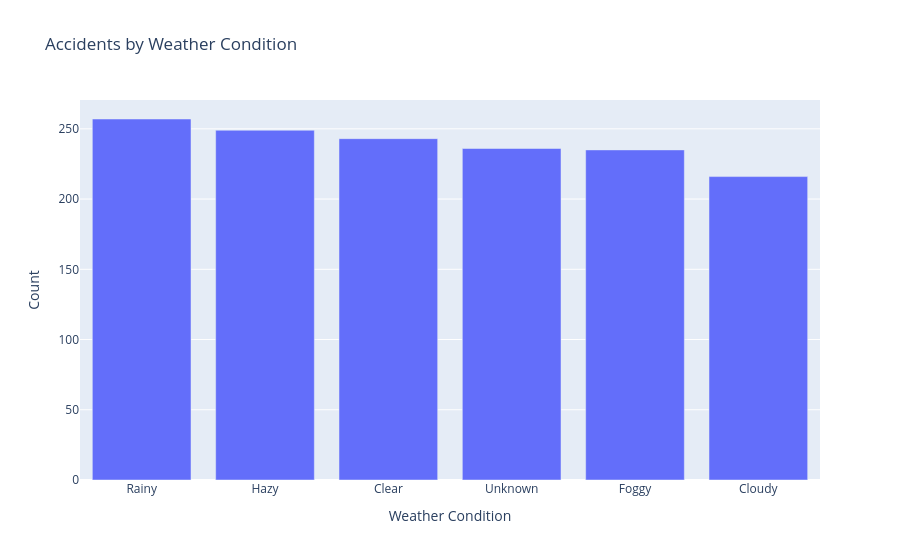

Notebook cell for this chart:
### Markdown cell above
## Weather Condition Analysis

This analysis examines accident occurrence under different weather conditions.

### Code cell
weather_counts = df['Weather_Condition'].value_counts()

fig = px.bar(
    x=weather_counts.index,
    y=weather_counts.values,
    labels={'x': 'Weather Condition', 'y': 'Count'},
    title='Accidents by Weather Condition'
)

fig.show()

### Figure 1 — Plotly figure (JSON) as saved in the notebook; plotly's stock layout.template omitted (floating-point values rounded to 4 significant figures)
{"data": [{"hovertemplate": "Weather Condition=%{x}<br>Count=%{y}<extra></extra>", "legendgroup": "", "marker": {"color": "#636efa", "pattern": {"shape": ""}}, "name": "", "orientation": "v", "showlegend": false, "textposition": "auto", "type": "bar", "x": ["Rainy", "Hazy", "Clear", "Unknown", "Foggy", "Cloudy"], "xaxis": "x", "y": [257, 249, 243, 236, 235, 216], "yaxis": "y"}], "layout": {"barmode": "relative", "legend": {"tracegroupgap": 0}, "title": {"text": "Accidents by Weather Condition"}, "xaxis": {"anchor": "y", "domain": [0, 1], "title": {"text": "Weather Condition"}}, "yaxis": {"anchor": "x", "domain": [0, 1], "title": {"text": "Count"}}}}
